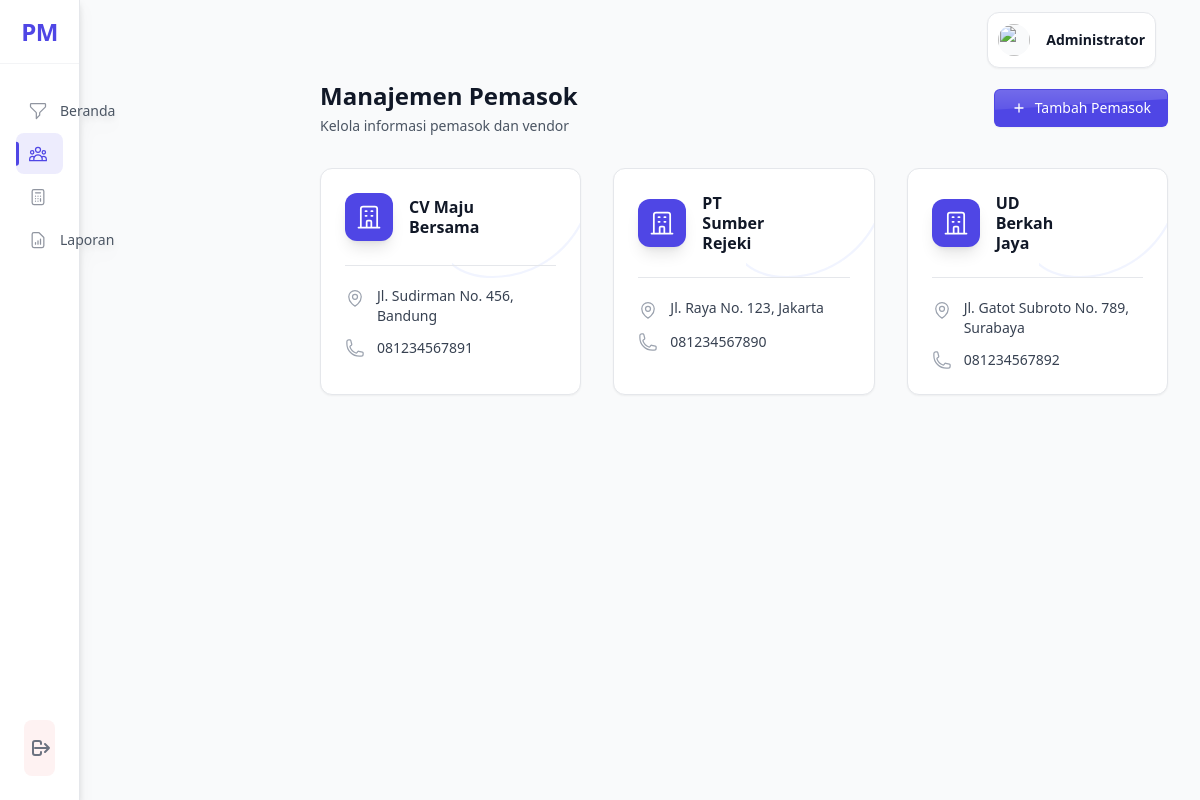
Screenshot of /pages/suppliers.php (signed in) with the database file from the repository.
### tables this page shows
CREATE TABLE IF NOT EXISTS pengguna (
    id_pengguna INT PRIMARY KEY AUTO_INCREMENT,
    nama VARCHAR(30) NOT NULL,
    jabatan VARCHAR(30) NOT NULL CHECK (jabatan IN ('Admin', 'Owner')),
    email VARCHAR(30) UNIQUE NOT NULL,
    password VARCHAR(255) NOT NULL,
    created_at TIMESTAMP DEFAULT CURRENT_TIMESTAMP,
    updated_at TIMESTAMP DEFAULT CURRENT_TIMESTAMP
);

CREATE TABLE IF NOT EXISTS supplier (
    id_supplier INT PRIMARY KEY AUTO_INCREMENT,
    nama_supplier VARCHAR(30) NOT NULL,
    no_tlp VARCHAR(15),
    alamat VARCHAR(100),
    created_at TIMESTAMP DEFAULT CURRENT_TIMESTAMP,
    updated_at TIMESTAMP DEFAULT CURRENT_TIMESTAMP
);

### includes/functions.php (called while the page is built, shortened)
<?php
class Database
{
    private $host = DB_HOST;
    private $db_name = DB_NAME;
    private $username = DB_USER;
    private $password = DB_PASS;
    public function getConnection()
    {
        $this->conn = null;
        try {
            if ($this->host === 'localhost' || $this->host === '127.0.0.1') {
                $dsn = "mysql:unix_socket=/Applications/XAMPP/xamppfiles/var/mysql/mysql.sock;dbname=" . $this->db_name;
            } else {
                $dsn = "mysql:host=" . $this->host . ";dbname=" . $this->db_name;
            }
            $this->conn = new PDO($dsn, $this->username, $this->password);
            $this->conn->exec("set names utf8");
            $this->conn->setAttribute(PDO::ATTR_ERRMODE, PDO::ERRMODE_EXCEPTION);
        } catch (PDOException $exception) {
            echo "Connection error: " . $exception->getMessage();
        }
        return $this->conn;
    }
}
function isLoggedIn()
{
    return isset($_SESSION['user_id']) && !empty($_SESSION['user_id']);
}
function getCurrentUser()
{
    $database = new Database();
    $db = $database->getConnection();
    $query = "SELECT id_pengguna, nama, jabatan, email FROM pengguna WHERE id_pengguna = :id";
    $stmt = $db->prepare($query);
    $stmt->bindParam(':id', $_SESSION['user_id']);
    $stmt->execute();
    return $stmt->fetch(PDO::FETCH_ASSOC);
}

### pages/suppliers.php (the view, shortened to what this page needs)
<?php
require_once dirname(__DIR__) . '/includes/functions.php';
$database = new Database();
$db = $database->getConnection();
$query = "SELECT id_supplier, nama_supplier, no_tlp, alamat
          FROM supplier
          ORDER BY nama_supplier ASC";
$stmt = $db->prepare($query);
$stmt->execute();
$suppliers = $stmt->fetchAll(PDO::FETCH_ASSOC);
include dirname(__DIR__) . '/components/header.php';
?>
<div class="fade-in">
    <div class="mb-8">
        <div class="flex items-center justify-between">
            <div>
                <h1 class="text-2xl font-bold text-gray-900">Manajemen Pemasok</h1>
                <p class="mt-1 text-sm text-gray-600">Kelola informasi pemasok dan vendor</p>
            </div>
            <button onclick="openAddModal()" class="enhanced-button inline-flex items-center px-4 py-2 border border-transparent text-sm font-medium rounded-md shadow-sm text-white bg-indigo-600 hover:bg-indigo-700 focus:outline-none focus:ring-2 focus:ring-offset-2 focus:ring-indigo-500 transition-colors duration-200">
                <svg class="w-4 h-4 mr-2" fill="none" stroke="currentColor" viewBox="0 0 24 24">
                    <path stroke-linecap="round" stroke-linejoin="round" stroke-width="2" d="M12 6v6m0 0v6m0-6h6m-6 0H6"></path>
                </svg>
                Tambah Pemasok
            </button>
        </div>
    </div>
    <div class="grid grid-cols-1 md:grid-cols-2 lg:grid-cols-3 gap-8">
        <?php if (empty($suppliers)): ?>
            <div class="col-span-full">
                <div class="text-center py-16 bg-white rounded-xl shadow-lg border border-gray-100">
                    <svg class="mx-auto h-16 w-16 text-gray-400 animate-pulse" fill="none" viewBox="0 0 24 24" stroke="currentColor">
                        <path stroke-linecap="round" stroke-linejoin="round" stroke-width="2" d="M19 21V5a2 2 0 00-2-2H7a2 2 0 00-2 2v16m14 0h2m-2 0h-5m-9 0H3m2 0h5M9 7h1m-1 4h1m4-4h1m-1 4h1m-5 10v-5a1 1 0 011-1h2a1 1 0 011 1v5m-4 0h4" />
                    </svg>
                    <h3 class="mt-4 text-lg font-semibold text-gray-900">No suppliers found</h3>
                    <p class="mt-2 text-sm text-gray-500">Get started by adding your first supplier.</p>
                    <div class="mt-8">
                        <button onclick="openAddModal()" class="inline-flex items-center px-6 py-3 border border-transparent text-base font-medium rounded-full shadow-sm text-white bg-primary-600 hover:bg-primary-700 focus:outline-none focus:ring-2 focus:ring-offset-2 focus:ring-primary-500 transform hover:scale-105 transition-all duration-200">
                            <svg class="w-5 h-5 mr-2" fill="none" stroke="currentColor" viewBox="0 0 24 24">
                                <path stroke-linecap="round" stroke-linejoin="round" stroke-width="2" d="M12 6v6m0 0v6m0-6h6m-6 0H6"></path>
                            </svg>
                            Add First Supplier
                        </button>
                    </div>
                </div>
            </div>
        <?php else: ?>
            <?php foreach ($suppliers as $supplier): ?>
                <div class="group relative bg-white border border-gray-200 rounded-xl shadow-sm transition-all duration-300 hover:shadow-lg hover:border-indigo-400 overflow-hidden">
                    <div class="absolute top-0 right-0 -mt-8 -mr-8 w-40 h-40">
                        <svg class="w-full h-full text-indigo-50 opacity-80" fill="none" viewBox="0 0 144 144" xmlns="http://www.w3.org/2000/svg">
                            <path d="M126 36.5c0 49.426-40.074 89.5-89.5 89.5S-23 85.926-23 36.5-63.074-53-13.5-53S126-12.926 126 36.5z" stroke="currentColor" stroke-width="2"></path>
                        </svg>
                    </div>
                    <div class="relative p-6 z-10">
                        <div class="flex items-start justify-between">
                            <div class="flex items-center">
                                <div class="flex-shrink-0 h-12 w-12 rounded-xl bg-indigo-600 shadow-lg flex items-center justify-center">
                                    <svg class="h-7 w-7 text-white" fill="none" viewBox="0 0 24 24" stroke="currentColor">
                                        <path stroke-linecap="round" stroke-linejoin="round" stroke-width="1.5" d="M19 21V5a2 2 0 00-2-2H7a2 2 0 00-2 2v16m14 0h2m-2 0h-5m-9 0H3m2 0h5M9 7h1m-1 4h1m4-4h1m-1 4h1m-5 10v-5a1 1 0 011-1h2a1 1 0 011 1v5m-4 0h4" />
                                    </svg>
                                </div>
                                <div class="ml-4">
                                    <h3 class="text-base font-bold text-gray-900 leading-tight"><?php echo htmlspecialchars($supplier['nama_supplier']); ?></h3>
                                </div>
                            </div>
                        </div>
                        <div class="mt-6 border-t border-gray-200 pt-5 space-y-3">
                            <div class="flex items-start text-sm">
                                <span class="text-gray-700 font-medium"><?php echo htmlspecialchars($supplier['alamat']); ?></span>
                            </div>
                            <div class="flex items-center text-sm">
                                <span class="text-gray-700 font-medium"><?php echo htmlspecialchars($supplier['no_tlp'] ?? 'Tidak ada nomor'); ?></span>
                            </div>
                        </div>
                    </div>
                </div>
            <?php endforeach; ?>
        <?php endif; ?>
    </div>
</div>
<?php
include dirname(__DIR__) . '/components/footer.php';
?>

### components/header.php (shortened to what this page needs)
<!DOCTYPE html>
<html lang="id" class="h-full bg-gray-50">
<head>
    <script src="https://cdn.tailwindcss.com"></script>
    <link rel="stylesheet" href="<?php echo BASE_URL; ?>/assets/css/custom.css">
    <link rel="stylesheet" href="<?php echo BASE_URL; ?>/assets/css/style.css">
    <link rel="stylesheet" href="<?php echo BASE_URL; ?>/assets/css/header.css">
    <link rel="stylesheet" href="<?php echo BASE_URL; ?>/assets/css/navigation.css">
</head>
<body class="h-full">
    <div x-data="{ sidebarOpen: false }" class="min-h-full">
        <?php if (isLoggedIn()): ?>
                                <?php include __DIR__ . '/navigation.php'; ?>
            <aside class="hidden lg:fixed lg:inset-y-0 lg:z-50 lg:flex lg:w-20 xl:w-64 lg:flex-col bg-white border-r border-gray-200 drop-shadow-lg">
                <div class="flex flex-col h-full">
                    <div class="flex items-center justify-center h-16 border-b border-gray-100">
                        <span class="text-2xl font-extrabold text-indigo-600 tracking-tight xl:hidden block">PM</span>
                    </div>
                    <nav class="flex-1 flex flex-col py-4 px-2 xl:px-4 gap-y-2">
                        <?php include __DIR__ . '/navigation.php'; ?>
                    </nav>
                    <div class="mt-auto p-2 m-6 rounded-lg flex flex-col items-center xl:items-center bg-red-50">
                        <a href="<?php echo BASE_URL; ?>/auth/logout.php" class="flex items-center text-center justify-center gap-1 px-3 py-2 rounded-lg text-gray-500  hover:text-red-600 transition w-12 xl:w-32">
                            <svg class="h-6 w-6 mx-auto" fill="none" stroke="currentColor" stroke-width="2" viewBox="0 0 24 24">
                                <path stroke-linecap="round" stroke-linejoin="round" d="M17 16l4-4m0 0l-4-4m4 4H7m6 4v1a2 2 0 01-2 2H7a2 2 0 01-2-2V7a2 2 0 012-2h4a2 2 0 012 2v1" />
                            </svg>
                        </a>
                    </div>
                </div>
            </aside>
            <div class="lg:pl-72">
                <div class="sticky top-0 z-40 flex h-20 shrink-0 items-center gap-x-4 px-4 sm:gap-x-6 sm:px-6 lg:px-8">
                    <div class="flex flex-1 gap-x-4 self-stretch lg:gap-x-6">
                        <div class="relative flex flex-1">
                        </div>
                        <div class="flex items-center gap-x-2 lg:gap-x-4 bg-white border border-gray-200 rounded-xl shadow-sm p-2.5 text-gray-300 backdrop-blur-md  m-3">
                            <div class="relative" x-data="{ open: false }">
                                <button @click="open = !open" type="button" class="-m-1.5 flex items-center p-1.5">
                                    <img class="h-8 w-8 rounded-full bg-gray-50" src="https://images.unsplash.com/photo-1472099645785-5658abf4ff4e?ixlib=rb-1.2.1&ixid=eyJhcHBfaWQiOjEyMDd9&auto=format&fit=facearea&facepad=2&w=256&h=256&q=80" alt="">
                                    <span class="hidden lg:flex lg:items-center">
                                        <span class="ml-4 text-sm font-semibold leading-6 text-gray-900" aria-hidden="true"><?php echo htmlspecialchars(getCurrentUser()['nama']); ?></span>
                                    </span>
                                </button>
                            </div>
                        </div>
                    </div>
                </div>
                <main>
                    <div class="px-4 sm:px-6 lg:px-8">
                    <?php else: ?>
                        <main class="flex min-h-full flex-col justify-center py-12 sm:px-6 lg:px-8">
                            <div class="sm:mx-auto sm:w-full sm:max-w-md">
                            <?php endif; ?>

### assets/css/custom.css (style rules this page uses)
.enhanced-button { position: relative; overflow: hidden; transition: all 0.3s ease; transform: translateY(0); }
.enhanced-button::after { content: ''; position: absolute; width: 100%; height: 100%; top: 0; left: 0; background: linear-gradient(rgba(255,255,255,0.2), transparent); clip-path: polygon(0 0, 100% 0, 100% 25%, 0 55%); transition: 0.3s; }

### assets/css/style.css (style rules this page uses)
.fade-in { animation: fadeIn 0.5s ease-in; }
html { scroll-behavior: smooth; }

### assets/css/navigation.css (style rules this page uses)
:root { --nav-primary: #4F46E5; --nav-primary-light: #6366F1; --nav-hover-bg: rgba(99, 102, 241, 0.04); --nav-active-bg: rgba(79, 70, 229, 0.1); --nav-text: #4B5563; --nav-text-light: #6B7280; }

### rows the page displays
pengguna: nama "Administrator"
supplier: nama_supplier "CV Maju Bersama", alamat "Jl. Sudirman No. 456, Bandung", no_tlp "081234567891"
supplier: nama_supplier "PT Sumber Rejeki", alamat "Jl. Raya No. 123, Jakarta", no_tlp "081234567890"
supplier: nama_supplier "UD Berkah Jaya", alamat "Jl. Gatot Subroto No. 789, Surabaya", no_tlp "081234567892"

### other values shown
$item['name'] "Beranda"
$item['name'] "Laporan"
